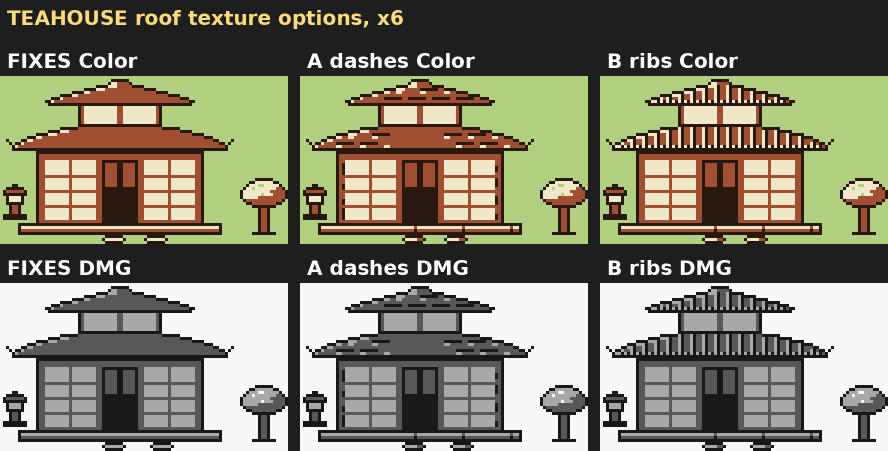
#> input picture docs/dev/proposals/smap_tea_pass/sheet_opts_x6.png, 1776 x 902 px, given in place of B_color_x6.png, which was not available (shown at 1/2 size)
$ python sheet4.py out.png
#> lines starting #> are read from the running program, lines starting #| are printed output that depends on the picture
"""python3 -I sheet3.py OUTDIR : OUTDIR/{v1,A,B}_{color,dmg}_x6.png (render.py) -> sheet_opts_x6.png (fixes | A | B, Color over DMG) and sheet_B_ctx.png (B in the map x3, Color over DMG)."""
import sys
from pathlib import Path

from PIL import Image, ImageDraw, ImageFont

out = Path(sys.argv[1])
F = ImageFont.truetype("/usr/share/fonts/truetype/dejavu/DejaVuSans-Bold.ttf", 40)
BG = (30, 30, 30)


def lab(im, t):
#> called with t = 'B roof Color'
    o = Image.new("RGB", (im.width, im.height + 62), BG)
#> o: PIL image 1776x964 RGB; every value is 30
    ImageDraw.Draw(o).text((14, 8), t, font=F, fill=(255, 255, 255))
    o.paste(im, (0, 62))
#> im is the input picture: PIL image 1776x902 RGB; mean R, G, B 130.9, 129, 110.1
    return o


def col(tag, name, suffix):
    c = lab(Image.open(out / f"{tag}_color{suffix}.png").convert("RGB"), f"{name} Color")
    d = lab(Image.open(out / f"{tag}_dmg{suffix}.png").convert("RGB"), f"{name} DMG")
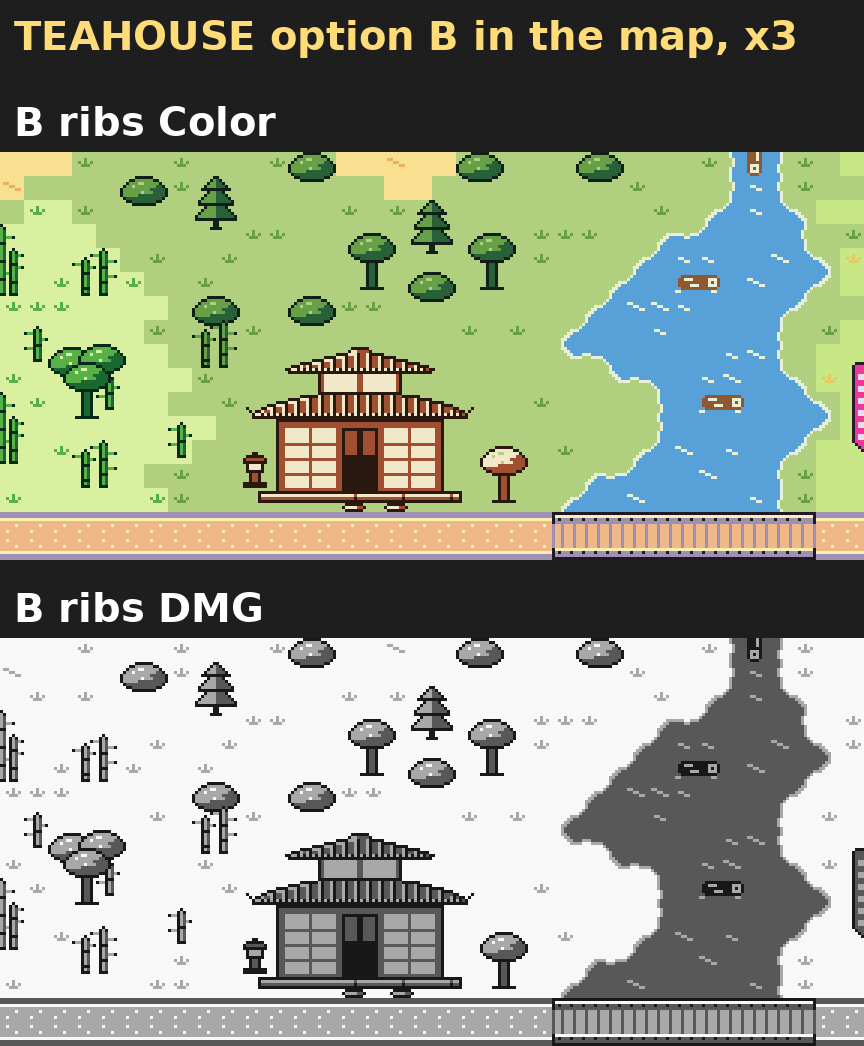
#> input picture docs/dev/proposals/smap_tea_pass/sheet_B_ctx.png, 864 x 1046 px, given in place of B_dmg_x6.png, which was not available
#> call 2 of lab, with t = 'B roof DMG'
#> in lab (call 2), `o = Image.new("RGB", (im.width, im.height + 62), BG)`: o: PIL image 864x1108 RGB; every value is 30
#> in lab (call 2), `ImageDraw.Draw(o).text((14, 8), t, font=F, fill=(255, 255, 255))`:
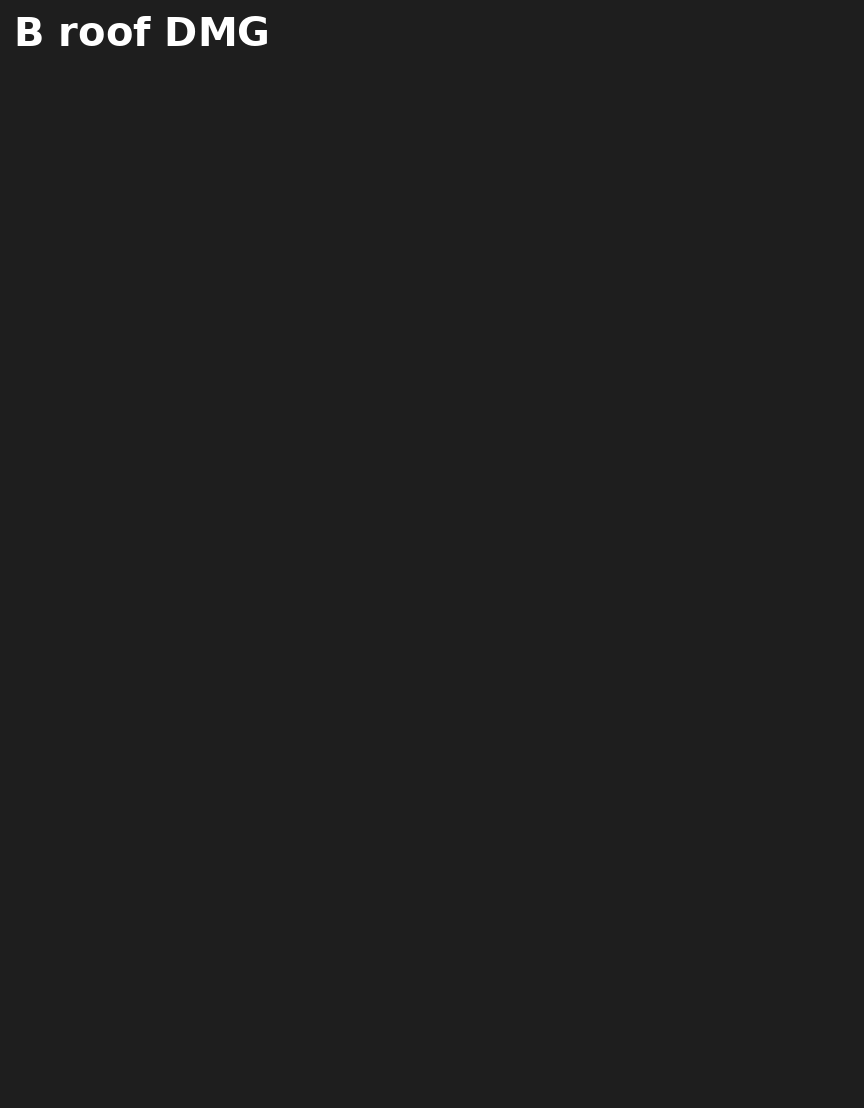
#> o: PIL image 864x1108 RGB; min 30, max 255, mean 30.8
#> in lab, im is the input picture: PIL image 864x1046 RGB; mean R, G, B 148.5, 157.3, 137.8
#> in lab (call 2), `o.paste(im, (0, 62))`:
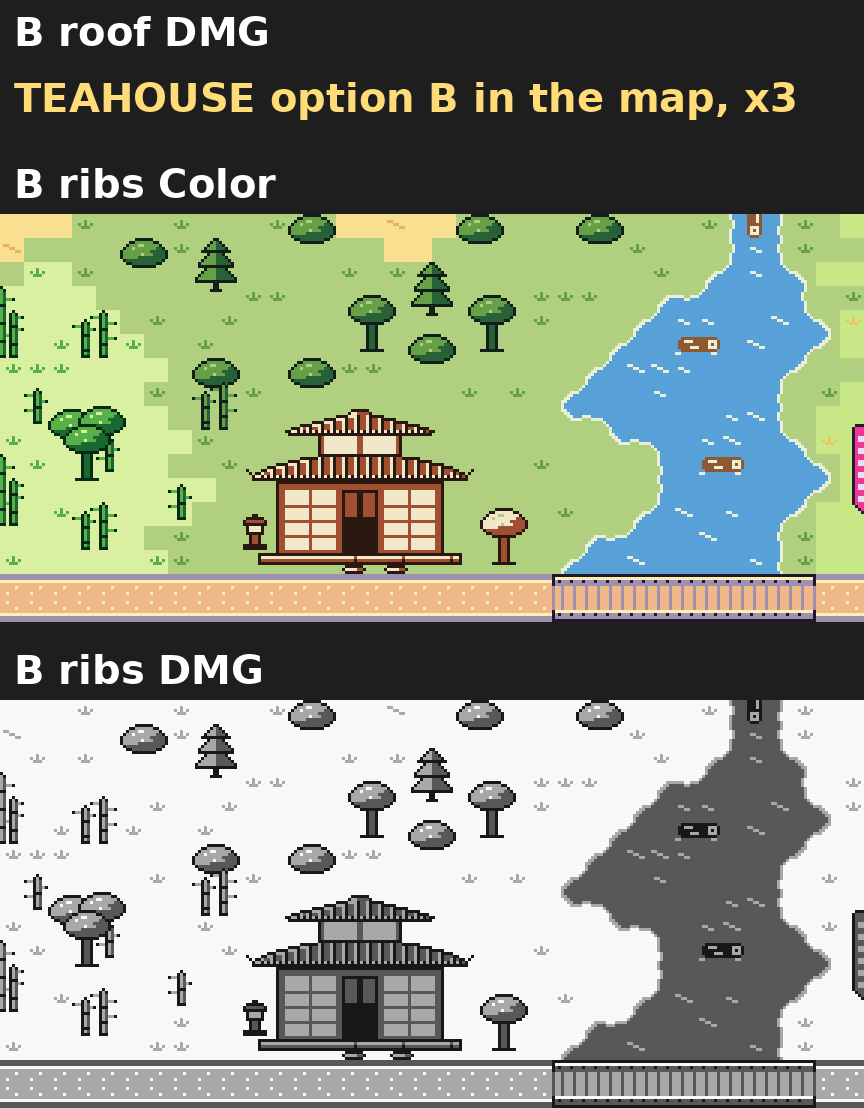
#> o: PIL image 864x1108 RGB; mean R, G, B 142.6, 150.9, 132.5
    o = Image.new("RGB", (c.width, c.height + d.height + 16), BG)
#> o: PIL image 1776x2088 RGB; every value is 30
    o.paste(c, (0, 0))
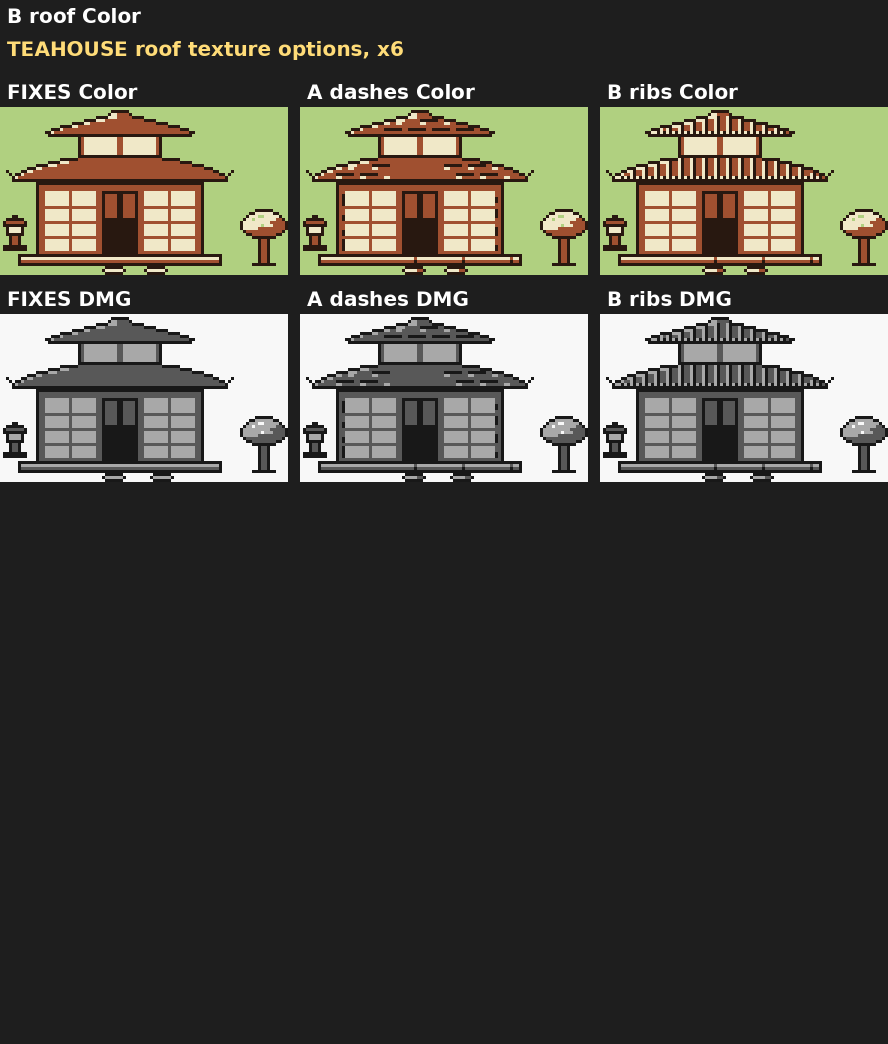
#> o: PIL image 1776x2088 RGB (shown at 1/2 size); mean R, G, B 73.8, 73, 64.8
    o.paste(d, (0, c.height + 16))
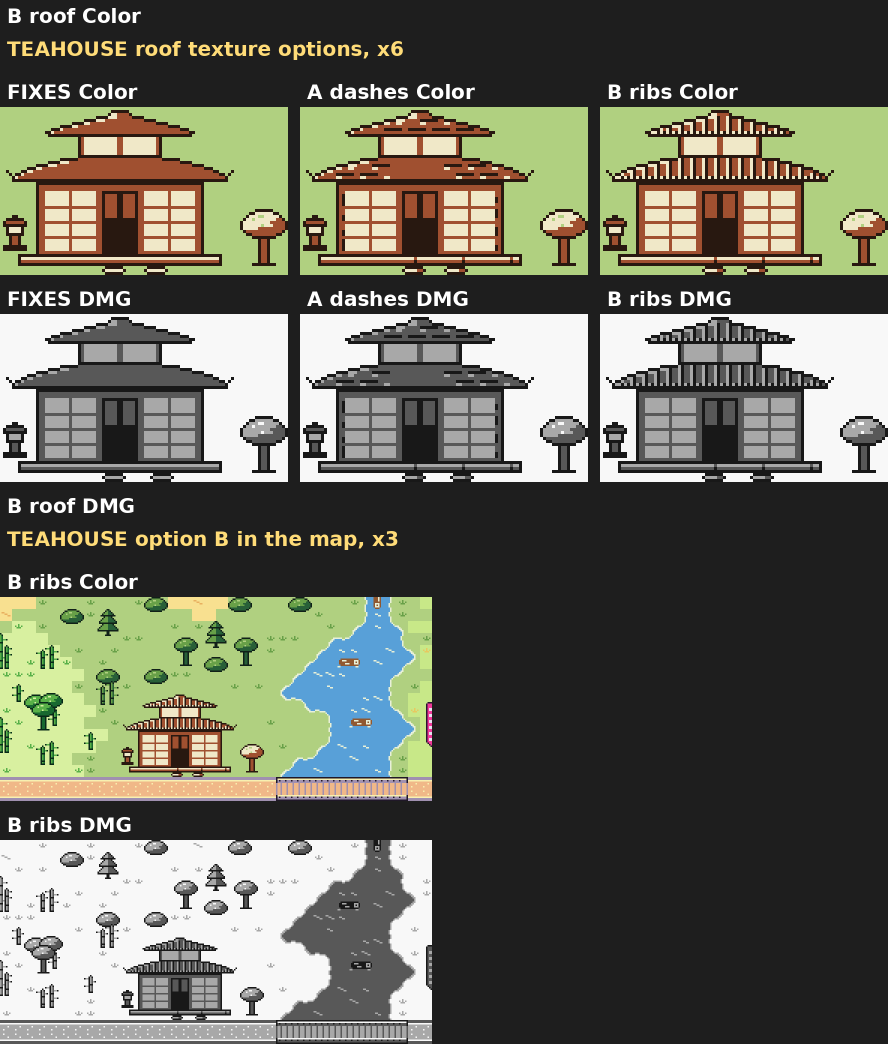
#> o: PIL image 1776x2088 RGB (shown at 1/2 size); mean R, G, B 102.8, 104.2, 91.3
    return o


def join(cols, title, name):
    W = sum(c.width for c in cols) + 24 * (len(cols) - 1)
    o = Image.new("RGB", (W, cols[0].height + 90), BG)
    ImageDraw.Draw(o).text((14, 12), title, font=F, fill=(255, 220, 120))
    x = 0
    for c in cols:
        o.paste(c, (x, 90))
        x += c.width + 24
    o.save(out / name)
    print(name, o.size)


join([col("B", "B roof", "_x6"), col("BW", "B + WALLS", "_x6")], "TEAHOUSE walls, x6", "sheet_walls_x6.png")
#> (the run stopped early here; a loop or call above may not have finished)
